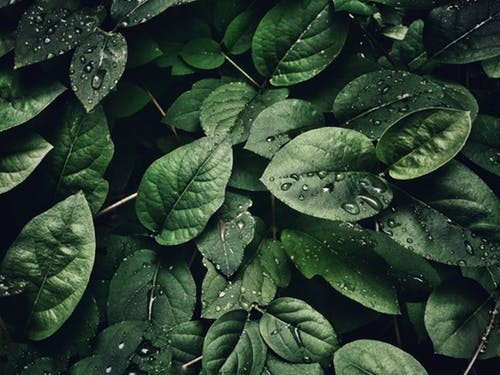
#> input picture 公众号代码1/光照/光照/test.jpeg, 500 x 375 px
$ python 1.py
#> lines starting #> are read from the running program, lines starting #| are printed output that depends on the picture
#参考来源：https://blog.csdn.net/Dong_ran_zha_xin/article/details/100856049?depth
#_1-utm_source=distribute.pc_relevant.none-task&utm_source=distribute.pc_relevant.none-task

#coding:utf-8
import cv2
import math
import numpy as np

#读取原始图像
img = cv2.imread('test.jpeg')
#> img is the input picture: shape (375, 500, 3); mean B, G, R 48.7, 64, 44.8

#获取图像行和列
rows, cols = img.shape[:2]
#> rows = 375; cols = 500

#设置中心点
centerX = rows / 2
#> centerX = 187.5
centerY = cols / 2
#> centerY = 250
print (centerX, centerY)
#| 187.5 250.0
radius = min(centerX, centerY)
#> radius = 187.5
print (radius)
#| 187.5

#设置光照强度
strength = 200

#新建目标图像
dst = np.zeros((rows, cols, 3), dtype="uint8")

#图像光照特效
for i in range(rows):
    for j in range(cols):
        #计算当前点到光照中心距离(平面坐标系中两点之间的距离)
        distance = math.pow((centerY-j), 2) + math.pow((centerX-i), 2)
        #获取原始图像
        B =  img[i,j][0]
        G =  img[i,j][1]
        R = img[i,j][2]
        if (distance < radius * radius):
            #按照距离大小计算增强的光照值
            result = (int)(strength*( 1.0 - math.sqrt(distance) / radius ))
            B = img[i,j][0] + result
            G = img[i,j][1] + result
            R = img[i,j][2] + result
            #判断边界 防止越界
            B = min(255, max(0, B))
            G = min(255, max(0, G))
            R = min(255, max(0, R))
            dst[i,j] = np.uint8((B, G, R))
        else:
            dst[i,j] = np.uint8((B, G, R))
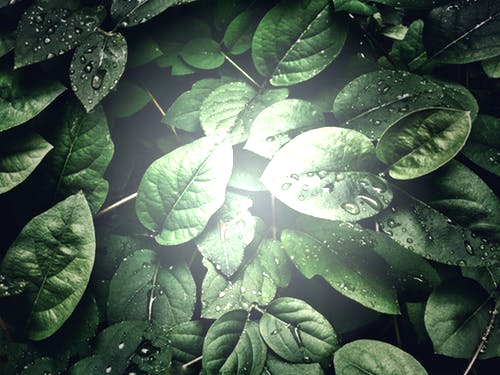
#> dst: shape (375, 500, 3); mean B, G, R 86.9, 100.8, 82.6

#显示图像
cv2.imshow('src', img)
cv2.imshow('dst', dst)
cv2.waitKey()
cv2.destroyAllWindows()
